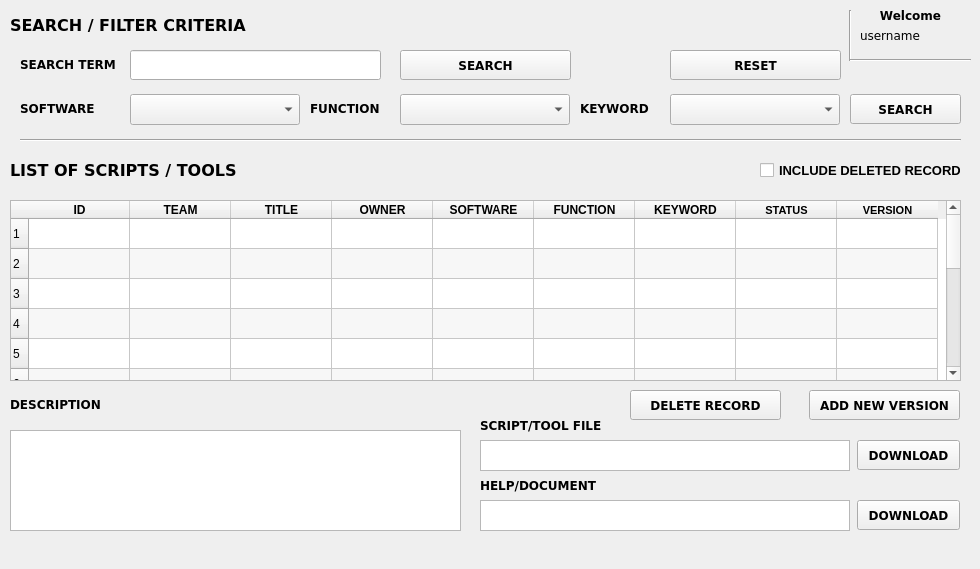
    <widget class="QWidget" name="tab">
     <attribute name="title">
      <string>SEARCH</string>
     </attribute>
     <widget class="QLabel" name="label_51">
      <property name="geometry">
       <rect>
        <x>10</x>
        <y>15</y>
        <width>331</width>
        <height>21</height>
       </rect>
      </property>
      <property name="font">
       <font>
        <family>Verdana</family>
        <pointsize>12</pointsize>
        <weight>75</weight>
        <bold>true</bold>
       </font>
      </property>
      <property name="text">
       <string>SEARCH / FILTER CRITERIA</string>
      </property>
     </widget>
     <widget class="Line" name="line">
      <property name="geometry">
       <rect>
        <x>20</x>
        <y>130</y>
        <width>941</width>
        <height>21</height>
       </rect>
      </property>
      <property name="orientation">
       <enum>Qt::Horizontal</enum>
      </property>
     </widget>
     <widget class="QLabel" name="label_48">
      <property name="geometry">
       <rect>
        <x>20</x>
        <y>99</y>
        <width>90</width>
        <height>20</height>
       </rect>
      </property>
      <property name="font">
       <font>
        <family>Verdana</family>
        <pointsize>9</pointsize>
        <weight>75</weight>
        <bold>true</bold>
       </font>
      </property>
      <property name="text">
       <string>&lt;html&gt;&lt;head/&gt;&lt;body&gt;&lt;p&gt;SOFTWARE&lt;/p&gt;&lt;/body&gt;&lt;/html&gt;</string>
      </property>
     </widget>
     <widget class="QComboBox" name="search_software">
      <property name="geometry">
       <rect>
        <x>130</x>
        <y>94</y>
        <width>170</width>
        <height>31</height>
       </rect>
      </property>
      <property name="font">
       <font>
        <pointsize>10</pointsize>
       </font>
      </property>
     </widget>
     <widget class="QComboBox" name="search_function">
      <property name="geometry">
       <rect>
        <x>400</x>
        <y>94</y>
        <width>170</width>
        <height>31</height>
       </rect>
      </property>
      <property name="font">
       <font>
        <pointsize>10</pointsize>
       </font>
      </property>
     </widget>
     <widget class="QLabel" name="label_49">
      <property name="geometry">
       <rect>
        <x>310</x>
        <y>99</y>
        <width>90</width>
        <height>20</height>
       </rect>
      </property>
      <property name="font">
       <font>
        <family>Verdana</family>
        <pointsize>9</pointsize>
        <weight>75</weight>
        <bold>true</bold>
       </font>
      </property>
      <property name="text">
       <string>&lt;html&gt;&lt;head/&gt;&lt;body&gt;&lt;p&gt;FUNCTION&lt;/p&gt;&lt;/body&gt;&lt;/html&gt;</string>
      </property>
     </widget>
     <widget class="QComboBox" name="search_keyword">
      <property name="geometry">
       <rect>
        <x>670</x>
        <y>94</y>
        <width>170</width>
        <height>31</height>
       </rect>
      </property>
      <property name="font">
       <font>
        <pointsize>10</pointsize>
       </font>
      </property>
     </widget>
     <widget class="QLabel" name="label_50">
      <property name="geometry">
       <rect>
        <x>580</x>
        <y>99</y>
        <width>90</width>
        <height>20</height>
       </rect>
      </property>
      <property name="font">
       <font>
        <family>Verdana</family>
        <pointsize>9</pointsize>
        <weight>75</weight>
        <bold>true</bold>
       </font>
      </property>
      <property name="text">
       <string>&lt;html&gt;&lt;head/&gt;&lt;body&gt;&lt;p&gt;KEYWORD&lt;/p&gt;&lt;/body&gt;&lt;/html&gt;</string>
      </property>
     </widget>
     <widget class="QTableWidget" name="search_scripts_table">
      <property name="geometry">
       <rect>
        <x>10</x>
        <y>200</y>
        <width>951</width>
        <height>181</height>
       </rect>
      </property>
      <property name="mouseTracking">
       <bool>true</bool>
      </property>
      <property name="autoFillBackground">
       <bool>false</bool>
      </property>
      <property name="frameShadow">
       <enum>QFrame::Sunken</enum>
      </property>
      <property name="lineWidth">
       <number>1</number>
      </property>
      <property name="midLineWidth">
       <number>0</number>
      </property>
      <property name="autoScrollMargin">
       <number>16</number>
      </property>
      <property name="editTriggers">
       <set>QAbstractItemView::DoubleClicked</set>
      </property>
      <property name="dragDropOverwriteMode">
       <bool>false</bool>
      </property>
      <property name="alternatingRowColors">
       <bool>true</bool>
      </property>
      <property name="selectionMode">
       <enum>QAbstractItemView::SingleSelection</enum>
      </property>
      <property name="selectionBehavior">
       <enum>QAbstractItemView::SelectRows</enum>
      </property>
      <property name="gridStyle">
       <enum>Qt::SolidLine</enum>
      </property>
      <property name="sortingEnabled">
       <bool>true</bool>
      </property>
      <property name="rowCount">
       <number>14</number>
      </property>
      <attribute name="horizontalHeaderCascadingSectionResizes">
       <bool>true</bool>
      </attribute>
      <attribute name="horizontalHeaderDefaultSectionSize">
       <number>101</number>
      </attribute>
      <attribute name="verticalHeaderCascadingSectionResizes">
       <bool>false</bool>
      </attribute>
      <attribute name="verticalHeaderShowSortIndicator" stdset="0">
       <bool>false</bool>
      </attribute>
      <attribute name="verticalHeaderStretchLastSection">
       <bool>false</bool>
      </attribute>
      <row/>
      <row/>
      <row/>
      <row/>
      <row/>
      <row/>
      <row/>
      <row/>
      <row/>
      <row/>
      <row/>
      <row/>
      <row/>
      <row/>
      <column>
       <property name="text">
        <string>ID</string>
       </property>
       <property name="font">
        <font>
         <pointsize>9</pointsize>
         <weight>75</weight>
         <bold>true</bold>
        </font>
       </property>
      </column>
      <column>
       <property name="text">
        <string>TEAM</string>
       </property>
       <property name="font">
        <font>
         <weight>75</weight>
         <bold>true</bold>
        </font>
       </property>
      </column>
      <column>
       <property name="text">
        <string>TITLE</string>
       </property>
       <property name="font">
        <font>
         <weight>75</weight>
         <bold>true</bold>
        </font>
       </property>
      </column>
      <column>
       <property name="text">
        <string>OWNER</string>
       </property>
       <property name="font">
        <font>
         <weight>75</weight>
         <bold>true</bold>
        </font>
       </property>
      </column>
      <column>
       <property name="text">
        <string>SOFTWARE</string>
       </property>
       <property name="font">
        <font>
         <weight>75</weight>
         <bold>true</bold>
        </font>
       </property>
      </column>
      <column>
       <property name="text">
        <string>FUNCTION</string>
       </property>
       <property name="font">
        <font>
         <weight>75</weight>
         <bold>true</bold>
        </font>
       </property>
      </column>
      <column>
       <property name="text">
        <string>KEYWORD</string>
       </property>
       <property name="font">
        <font>
         <weight>75</weight>
         <bold>true</bold>
        </font>
       </property>
      </column>
      <column>
       <property name="text">
        <string>STATUS</string>
       </property>
       <property name="font">
        <font>
         <family>MS Shell Dlg 2</family>
         <pointsize>8</pointsize>
         <weight>75</weight>
         <bold>true</bold>
        </font>
       </property>
      </column>
      <column>
       <property name="text">
        <string>VERSION</string>
       </property>
       <property name="font">
        <font>
         <family>MS Shell Dlg 2</family>
         <pointsize>8</pointsize>
         <weight>75</weight>
         <bold>true</bold>
        </font>
       </property>
      </column>
     </widget>
     <widget class="QTextBrowser" name="search_description">
      <property name="enabled">
       <bool>true</bool>
      </property>
      <property name="geometry">
       <rect>
        <x>10</x>
        <y>430</y>
        <width>451</width>
        <height>101</height>
       </rect>
      </property>
      <property name="font">
       <font>
        <pointsize>10</pointsize>
       </font>
      </property>
      <property name="mouseTracking">
       <bool>false</bool>
      </property>
      <property name="documentTitle">
       <string/>
      </property>
     </widget>
     <widget class="QLabel" name="label_52">
      <property name="geometry">
       <rect>
        <x>10</x>
        <y>395</y>
        <width>121</width>
        <height>20</height>
       </rect>
      </property>
      <property name="font">
       <font>
        <family>Verdana</family>
        <weight>50</weight>
        <bold>false</bold>
       </font>
      </property>
      <property name="text">
       <string>&lt;html&gt;&lt;head/&gt;&lt;body&gt;&lt;p&gt;&lt;span style=&quot; font-size:9pt; font-weight:600;&quot;&gt;DESCRIPTION&lt;/span&gt;&lt;/p&gt;&lt;/body&gt;&lt;/html&gt;</string>
      </property>
     </widget>
     <widget class="QTextBrowser" name="search_script_tool_path">
      <property name="enabled">
       <bool>true</bool>
      </property>
      <property name="geometry">
       <rect>
        <x>480</x>
        <y>440</y>
        <width>370</width>
        <height>31</height>
       </rect>
      </property>
      <property name="font">
       <font>
        <pointsize>10</pointsize>
       </font>
      </property>
      <property name="mouseTracking">
       <bool>false</bool>
      </property>
      <property name="inputMethodHints">
       <set>Qt::ImhNone</set>
      </property>
      <property name="documentTitle">
       <string/>
      </property>
      <property name="lineWrapMode">
       <enum>QTextEdit::NoWrap</enum>
      </property>
     </widget>
     <widget class="QPushButton" name="search_script_tool_path_download">
      <property name="geometry">
       <rect>
        <x>857</x>
        <y>440</y>
        <width>103</width>
        <height>30</height>
       </rect>
      </property>
      <property name="font">
       <font>
        <family>Verdana</family>
        <weight>75</weight>
        <bold>true</bold>
       </font>
      </property>
      <property name="text">
       <string>DOWNLOAD</string>
      </property>
     </widget>
     <widget class="QTextBrowser" name="search_script_help_path">
      <property name="enabled">
       <bool>true</bool>
      </property>
      <property name="geometry">
       <rect>
        <x>480</x>
        <y>500</y>
        <width>370</width>
        <height>31</height>
       </rect>
      </property>
      <property name="font">
       <font>
        <pointsize>10</pointsize>
       </font>
      </property>
      <property name="mouseTracking">
       <bool>false</bool>
      </property>
      <property name="inputMethodHints">
       <set>Qt::ImhNone</set>
      </property>
      <property name="documentTitle">
       <string/>
      </property>
      <property name="lineWrapMode">
       <enum>QTextEdit::NoWrap</enum>
      </property>
     </widget>
     <widget class="QPushButton" name="search_script_help_path_download">
      <property name="geometry">
       <rect>
        <x>857</x>
        <y>500</y>
        <width>103</width>
        <height>30</height>
       </rect>
      </property>
      <property name="font">
       <font>
        <family>Verdana</family>
        <weight>75</weight>
        <bold>true</bold>
       </font>
      </property>
      <property name="text">
       <string>DOWNLOAD</string>
      </property>
     </widget>
     <widget class="QLabel" name="label_53">
      <property name="geometry">
       <rect>
        <x>480</x>
        <y>416</y>
        <width>161</width>
        <height>20</height>
       </rect>
      </property>
      <property name="font">
       <font>
        <family>Verdana</family>
        <weight>50</weight>
        <bold>false</bold>
       </font>
      </property>
      <property name="text">
       <string>&lt;html&gt;&lt;head/&gt;&lt;body&gt;&lt;p&gt;&lt;span style=&quot; font-size:9pt; font-weight:600;&quot;&gt;SCRIPT/TOOL FILE&lt;/span&gt;&lt;/p&gt;&lt;/body&gt;&lt;/html&gt;</string>
      </property>
     </widget>
     <widget class="QLabel" name="label_54">
      <property name="geometry">
       <rect>
        <x>480</x>
        <y>476</y>
        <width>131</width>
        <height>20</height>
       </rect>
      </property>
      <property name="font">
       <font>
        <family>Verdana</family>
        <weight>50</weight>
        <bold>false</bold>
       </font>
      </property>
      <property name="text">
       <string>&lt;html&gt;&lt;head/&gt;&lt;body&gt;&lt;p&gt;&lt;span style=&quot; font-size:9pt; font-weight:600;&quot;&gt;HELP/DOCUMENT&lt;/span&gt;&lt;/p&gt;&lt;/body&gt;&lt;/html&gt;</string>
      </property>
     </widget>
     <widget class="QLabel" name="label_102">
      <property name="geometry">
       <rect>
        <x>10</x>
        <y>160</y>
        <width>381</width>
        <height>21</height>
       </rect>
      </property>
      <property name="font">
       <font>
        <family>Verdana</family>
        <pointsize>12</pointsize>
        <weight>75</weight>
        <bold>true</bold>
       </font>
      </property>
      <property name="text">
       <string>LIST OF SCRIPTS / TOOLS</string>
      </property>
     </widget>
     <widget class="QLabel" name="add_enable_edit_label2_4">
      <property name="geometry">
       <rect>
        <x>860</x>
        <y>0</y>
        <width>101</width>
        <height>31</height>
       </rect>
      </property>
      <property name="font">
       <font>
        <family>Verdana</family>
        <pointsize>9</pointsize>
        <weight>75</weight>
        <bold>true</bold>
       </font>
      </property>
      <property name="inputMethodHints">
       <set>Qt::ImhNone</set>
      </property>
      <property name="text">
       <string>&lt;html&gt;&lt;head/&gt;&lt;body&gt;&lt;p align=&quot;center&quot;&gt;Welcome&lt;/p&gt;&lt;/body&gt;&lt;/html&gt;</string>
      </property>
      <property name="wordWrap">
       <bool>true</bool>
      </property>
     </widget>
     <widget class="QLabel" name="UserName1">
      <property name="geometry">
       <rect>
        <x>860</x>
        <y>20</y>
        <width>101</width>
        <height>31</height>
       </rect>
      </property>
      <property name="font">
       <font>
        <family>Verdana</family>
        <pointsize>9</pointsize>
        <weight>75</weight>
        <bold>true</bold>
       </font>
      </property>
      <property name="inputMethodHints">
       <set>Qt::ImhNone</set>
      </property>
      <property name="text">
       <string>&lt;html&gt;&lt;head/&gt;&lt;body&gt;&lt;p&gt;&lt;span style=&quot; font-weight:400;&quot;&gt;username&lt;/span&gt;&lt;/p&gt;&lt;/body&gt;&lt;/html&gt;</string>
      </property>
      <property name="wordWrap">
       <bool>true</bool>
      </property>
     </widget>
     <widget class="Line" name="line_2">
      <property name="geometry">
       <rect>
        <x>840</x>
        <y>10</y>
        <width>20</width>
        <height>51</height>
       </rect>
      </property>
      <property name="orientation">
       <enum>Qt::Vertical</enum>
      </property>
     </widget>
     <widget class="QPushButton" name="search_add_new_version">
      <property name="geometry">
       <rect>
        <x>809</x>
        <y>390</y>
        <width>151</width>
        <height>30</height>
       </rect>
      </property>
      <property name="font">
       <font>
        <family>Verdana</family>
        <weight>75</weight>
        <bold>true</bold>
       </font>
      </property>
      <property name="text">
       <string>ADD NEW VERSION</string>
      </property>
     </widget>
     <widget class="QLabel" name="label_80">
      <property name="geometry">
       <rect>
        <x>20</x>
        <y>55</y>
        <width>101</width>
        <height>20</height>
       </rect>
      </property>
      <property name="font">
       <font>
        <family>Verdana</family>
        <pointsize>9</pointsize>
        <weight>75</weight>
        <bold>true</bold>
       </font>
      </property>
      <property name="text">
       <string>&lt;html&gt;&lt;head/&gt;&lt;body&gt;&lt;p&gt;SEARCH TERM&lt;/p&gt;&lt;/body&gt;&lt;/html&gt;</string>
      </property>
     </widget>
     <widget class="Line" name="line_35">
      <property name="geometry">
       <rect>
        <x>850</x>
        <y>50</y>
        <width>121</width>
        <height>20</height>
       </rect>
      </property>
      <property name="orientation">
       <enum>Qt::Horizontal</enum>
      </property>
     </widget>
     <widget class="QLineEdit" name="search_open_term">
      <property name="geometry">
       <rect>
        <x>130</x>
        <y>50</y>
        <width>251</width>
        <height>30</height>
       </rect>
      </property>
      <property name="font">
       <font>
        <family>Verdana</family>
        <pointsize>10</pointsize>
        <weight>50</weight>
        <bold>false</bold>
       </font>
      </property>
     </widget>
     <widget class="QCheckBox" name="search_include_deleted_items">
      <property name="geometry">
       <rect>
        <x>760</x>
        <y>160</y>
        <width>201</width>
        <height>21</height>
       </rect>
      </property>
      <property name="font">
       <font>
        <pointsize>10</pointsize>
        <weight>75</weight>
        <bold>true</bold>
       </font>
      </property>
      <property name="text">
       <string>INCLUDE DELETED RECORDS</string>
      </property>
     </widget>
     <widget class="QPushButton" name="search_delete_undelete_record">
      <property name="geometry">
       <rect>
        <x>630</x>
        <y>390</y>
        <width>151</width>
        <height>30</height>
       </rect>
      </property>
      <property name="font">
       <font>
        <family>Verdana</family>
        <weight>75</weight>
        <bold>true</bold>
       </font>
      </property>
      <property name="text">
       <string>DELETE RECORD</string>
      </property>
     </widget>
     <widget class="QLabel" name="search_tool_id">
      <property name="geometry">
       <rect>
        <x>10</x>
        <y>380</y>
        <width>101</width>
        <height>16</height>
       </rect>
      </property>
      <property name="font">
       <font>
        <family>Verdana</family>
        <pointsize>1</pointsize>
        <weight>75</weight>
        <bold>true</bold>
       </font>
      </property>
      <property name="text">
       <string>&lt;html&gt;&lt;head/&gt;&lt;body&gt;&lt;p&gt;&lt;br/&gt;&lt;/p&gt;&lt;/body&gt;&lt;/html&gt;</string>
      </property>
     </widget>
     <widget class="QLabel" name="search_tool_version">
      <property name="geometry">
       <rect>
        <x>110</x>
        <y>380</y>
        <width>101</width>
        <height>16</height>
       </rect>
      </property>
      <property name="font">
       <font>
        <family>Verdana</family>
        <pointsize>1</pointsize>
        <weight>75</weight>
        <bold>true</bold>
       </font>
      </property>
      <property name="text">
       <string>&lt;html&gt;&lt;head/&gt;&lt;body&gt;&lt;p&gt;&lt;br/&gt;&lt;/p&gt;&lt;/body&gt;&lt;/html&gt;</string>
      </property>
     </widget>
     <widget class="QLabel" name="search_tool_status">
      <property name="geometry">
       <rect>
        <x>210</x>
        <y>380</y>
        <width>101</width>
        <height>16</height>
       </rect>
      </property>
      <property name="font">
       <font>
        <family>Verdana</family>
        <pointsize>1</pointsize>
        <weight>75</weight>
        <bold>true</bold>
       </font>
      </property>
      <property name="text">
       <string>&lt;html&gt;&lt;head/&gt;&lt;body&gt;&lt;p&gt;&lt;br/&gt;&lt;/p&gt;&lt;/body&gt;&lt;/html&gt;</string>
      </property>
     </widget>
     <widget class="QLabel" name="search_status">
      <property name="geometry">
       <rect>
        <x>10</x>
        <y>540</y>
        <width>951</width>
        <height>20</height>
       </rect>
      </property>
      <property name="font">
       <font>
        <family>Verdana</family>
        <pointsize>9</pointsize>
        <weight>50</weight>
        <bold>false</bold>
       </font>
      </property>
      <property name="text">
       <string>&lt;html&gt;&lt;head/&gt;&lt;body&gt;&lt;p&gt;&lt;br/&gt;&lt;/p&gt;&lt;/body&gt;&lt;/html&gt;</string>
      </property>
      <property name="alignment">
       <set>Qt::AlignLeading|Qt::AlignLeft|Qt::AlignVCenter</set>
      </property>
      <property name="wordWrap">
       <bool>true</bool>
      </property>
     </widget>
     <widget class="QPushButton" name="search_by_wildcard">
      <property name="geometry">
       <rect>
        <x>400</x>
        <y>50</y>
        <width>171</width>
        <height>30</height>
       </rect>
      </property>
      <property name="font">
       <font>
        <family>Verdana</family>
        <weight>75</weight>
        <bold>true</bold>
       </font>
      </property>
      <property name="text">
       <string>SEARCH</string>
      </property>
     </widget>
     <widget class="QPushButton" name="search_by_filter">
      <property name="geometry">
       <rect>
        <x>850</x>
        <y>94</y>
        <width>111</width>
        <height>30</height>
       </rect>
      </property>
      <property name="font">
       <font>
        <family>Verdana</family>
        <weight>75</weight>
        <bold>true</bold>
       </font>
      </property>
      <property name="text">
       <string>SEARCH</string>
      </property>
     </widget>
     <widget class="QPushButton" name="search_by_reset">
      <property name="geometry">
       <rect>
        <x>670</x>
        <y>50</y>
        <width>171</width>
        <height>30</height>
       </rect>
      </property>
      <property name="font">
       <font>
        <family>Verdana</family>
        <weight>75</weight>
        <bold>true</bold>
       </font>
      </property>
      <property name="text">
       <string>RESET</string>
      </property>
     </widget>
    </widget>
